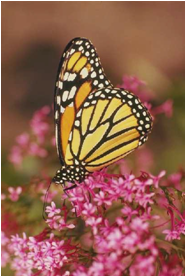
%> input picture trabalho/imagens/Img3.bmp, 186 x 277 px
$ octave --eval "equalizacao('imagens/Img3.bmp');"   (GNU Octave 9; MATLAB toolbox functions it lacks are replaced by stand-ins)
%> lines starting %> are read from the running program, lines starting %| are printed output that depends on the picture
% Essa funcao faz a equalizacao de uma imagem em niveis de cinza dada como entrada.

function [] = equalizacao(imagem_hsi)
%> called with imagem_hsi = 'imagens/Img3.bmp'
    % Nome da imagem que sera usado para gerar imagem HSI
    [~, nome, extensao] = fileparts(imagem_hsi);

    % Le imagem recebida como entrada
    imagem_hsi = imread(imagem_hsi);
%> imagem_hsi is the input picture: size 277x186x3 uint8; mean R, G, B 145.4, 96, 78.3

    % Vetores auxiliares para equalizacao
    frequencia_valor = zeros(256,1);    % Conta a quantidade de vezes que uma intensidade é encontrada
    prob = zeros(256,1);                % Conta a probabilidade de cada intensidade
    fda = zeros(256,1);                 % Probabilidade acumulativa de cada intensidade
    cumulativo = zeros(256,1);          % Vetor auxiliar para calcular fda
    output = zeros(256,1);              % Vetor auxiliar para equalizar imagem_hsi

    % Conta a ocorrencia de cada intensidade de pixel e calcula a sua respectiva probabilidade
    for i=1:size(imagem_hsi,1)
        for j=1:size(imagem_hsi,2)
            valor = imagem_hsi(i,j);
            frequencia_valor(valor+1) = frequencia_valor(valor+1)+1;
            prob(valor+1) = frequencia_valor(valor+1)/(size(imagem_hsi,1)*size(imagem_hsi,2));
        end
    end
%> after the loop, frequencia_valor = 256 values, max 939 at index 255, min 0 at index 1, mean 201.3; prob = 256 values, max 0.0182 at index 255, min 0 at index 1, mean 0.00391

    somatorio = 0;
    % Calculando a distribuicao acumulada fda
    for i=1:size(prob)
       somatorio = somatorio + frequencia_valor(i);
       cumulativo(i) = somatorio;
       fda(i) = cumulativo(i)/(size(imagem_hsi,1)*size(imagem_hsi,2));
       output(i)= round(fda(i)*255);
    end
%> this loop made 256 passes
%> somatorio on passes 1 to 3: 0, 0, 0
%> after the loop, cumulativo = 256 values from 0 to 51522; fda = 256 values from 0 to 1; output = 256 values from 0 to 255; somatorio = 51522

    % Sobrescreve a imagem_hsi, equalizando-a
    for i=1:size(imagem_hsi,1)
        for j=1:size(imagem_hsi,2)
            imagem_hsi(i,j) = output(imagem_hsi(i,j)+1);
        end
    end
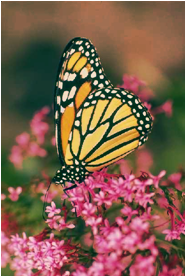
%> imagem_hsi: size 277x186x3 uint8; mean R, G, B 128.3, 96, 78.3

    % Sobrescreve em disco a imagem_hsi equalizada
    nome_imagem_hsi = strcat('imagens_hsi/', nome, extensao);
    imwrite(imagem_hsi, nome_imagem_hsi);
end

$ run again, on trabalho/imagens/rgb.jpg
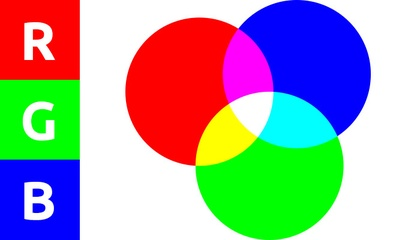
%> input picture trabalho/imagens/rgb.jpg, 420 x 240 px, shrunk from 700 x 400 before the run
%> in equalizacao, imagem_hsi is the input picture: size 240x420x3 uint8; mean R, G, B 164.2, 164.6, 164.1
%> after the loop in equalizacao, `for i=1:size(imagem_hsi,1)`: frequencia_valor = 256 values, max 54904 at index 255, min 0 at index 256, mean 393.8; prob = 256 values, max 0.545 at index 255, min 0 at index 256, mean 0.00391
%> the loop in equalizacao, `for i=1:size(prob)` made 256 passes
%> somatorio on passes 1 to 3: 14450, 29219, 31031
%> after the loop in equalizacao, `for i=1:size(prob)`: cumulativo = 256 values from 14450 to 100800; fda = 256 values from 0.143 to 1; output = 256 values from 37 to 255; somatorio = 100800
%> after the loop in equalizacao, `for i=1:size(imagem_hsi,1)`:
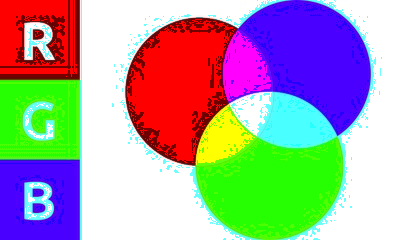
%> imagem_hsi: size 240x420x3 uint8; mean R, G, B 171, 164.6, 164.1
